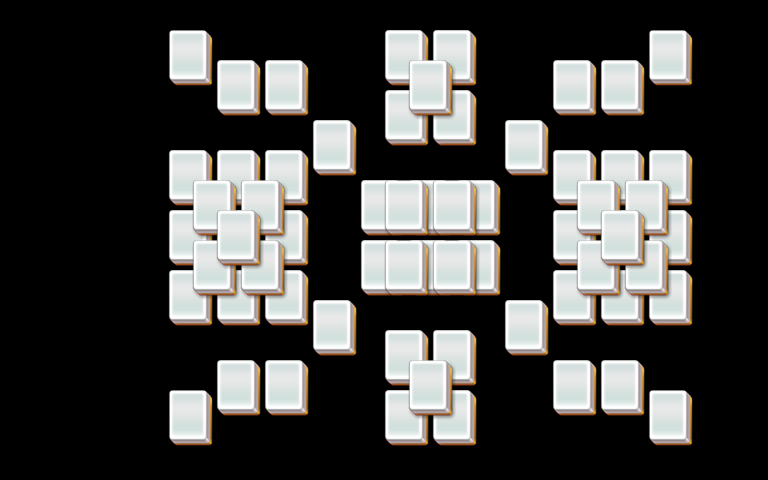

Tiled map render using the project's own tile images. Description and the map definition, with tile-layer contents summarised, below:
An orthogonal 32x16 tile map with 24x30 px tiles, 5 tile layers (layer1, layer2, layer3, layer4, ...).

<map version="1.0" orientation="orthogonal" width="32" height="16" tilewidth="24" tileheight="30">
 <properties>
  <property name="species" value="30" />
 </properties>
 <tileset firstgid="1" name="mahjong" tilewidth="48" tileheight="60">
  <image source="mahjong.png" />
 </tileset>
 <layer name="layer1" width="32" height="16">
  <data>[512 cells, 48 non-empty, 1 distinct tile ids]</data>
 </layer>
 <layer name="layer2" width="32" height="16">
  <data>[512 cells, 44 non-empty, 1 distinct tile ids]</data>
 </layer>
 <layer name="layer3" width="32" height="16">
  <data>[512 cells, 36 non-empty, 1 distinct tile ids]</data>
 </layer>
 <layer name="layer4" width="32" height="16">
  <data>[512 cells, 14 non-empty, 1 distinct tile ids]</data>
 </layer>
 <layer name="layer5" width="32" height="16">
  <data>[512 cells, 2 non-empty, 1 distinct tile ids]</data>
 </layer>
</map>
